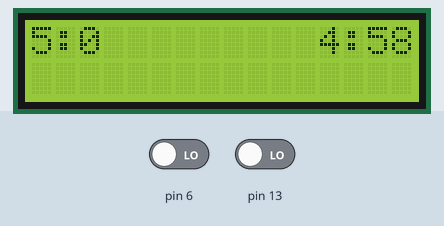
This sketch was run on a simulated Arduino Uno, built with avr-gcc and run on an emulated ATmega328P. Parts: 16×2 character LCD. Inputs (shaded band) come from the test bench; at power-on: pin 13 LOW, pin 6 LOW.

Above: at 1.2 s.
1.3 s: pin 13 driven HIGH
At 2.8 s:
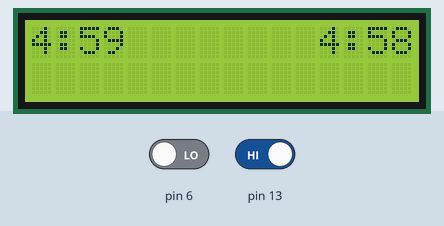
4.5 s: pin 6 driven HIGH
At 7.2 s:
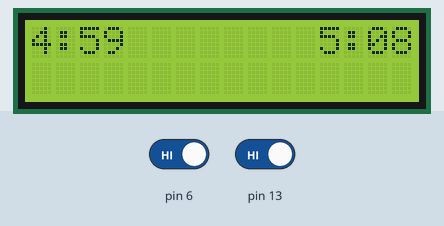
7.5 s: pin 6 driven LOW
At 10.7 s:
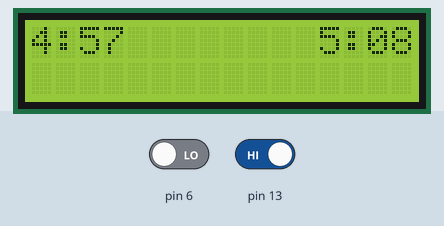
11.5 s: pin 13 driven LOW
At 12.8 s:
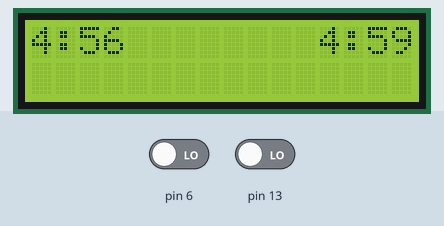
14.5 s: pin 6 driven HIGH
At 16.8 s:
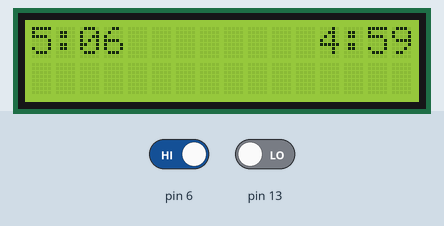
17.5 s: pin 13 driven HIGH
At 18.4 s:
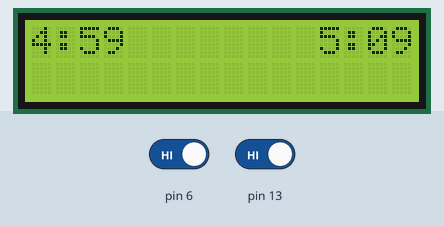
Timing chart, 0 to 20.5 s (numbered marks = the images above; inputs shaded):
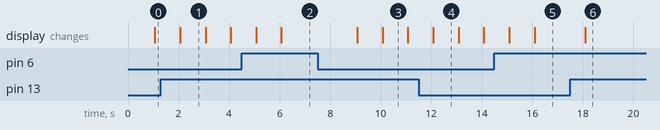

Measured:
- after the input at 7.5 s, the display: first changes after 1.6 s (image 3 shows a later state)
- after the input at 17.5 s, the display: changes after 0.59 s (image 6)
- what the display in image 3 shows lasts 1.0 s, from 10.1 s to 11.1 s

The sketch:

chess_clock_beta.ino
```cpp
#include <LiquidCrystal.h>

int whiteMins = 5;
int blackMins = 5;
int whiteSecs = 0;
int blackSecs = 0;

const int rs = 12, en = 11, d4 = 10, d5 = 9, d6 = 8, d7 = 7;
LiquidCrystal lcd(rs, en, d4, d5, d6, d7);

void setup() {
  newGame();
  lcd.begin(16,2);
  pinMode(13, INPUT);
  pinMode(6, INPUT);

}

void loop() {
  if( !(whiteMins == -1 || blackMins == -1)){

   if(digitalRead(13)){
     whiteSecs--;
     if(whiteSecs == -1){
        whiteMins --;
        whiteSecs = 59;
      }
   }
   if(!digitalRead(13)){
     blackSecs--;
     if(blackSecs == -1){
       blackMins --;
       blackSecs = 59;
     }
   }

   lcd.setCursor(0,0);
   lcd.print(whiteMins);
   lcd.print(":");
   lcd.print(whiteSecs);
   lcd.setCursor(12,0);
   lcd.print(blackMins);
   lcd.print(":");
   lcd.print(blackSecs);

  }else{
    newGame();
  }
  if(digitalRead(6)){
    newGame();
  }

  delay(1000);

}
void newGame(){
  whiteMins = 5;
  blackMins = 5;
  whiteSecs = 0;
  blackSecs = 0;
}
```
